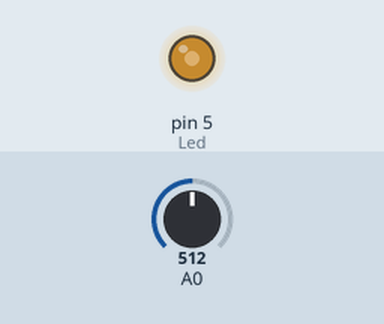
Recording of a sketch running on a simulated Arduino Uno, built with avr-gcc and run on an emulated ATmega328P. Shown: output pins drawn as LEDs (lit = HIGH). The inputs (shaded band) are chosen by the test bench; at power-on: A0 = 512.

Above: at 1.2 s.
1.3 s: A0 set to 716
At 2.0 s:
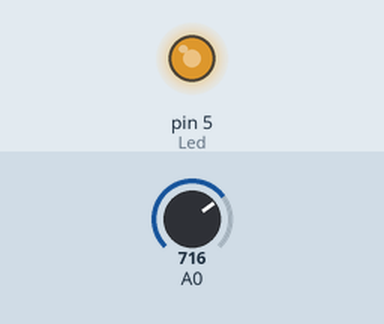
2.8 s: A0 set to 900
At 3.1 s:
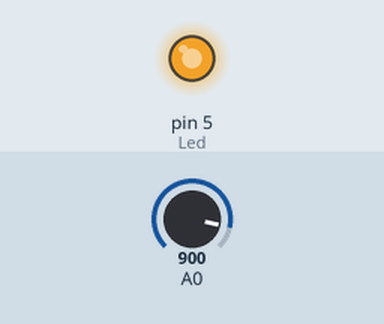
4.3 s: A0 set to 122
At 5.5 s:
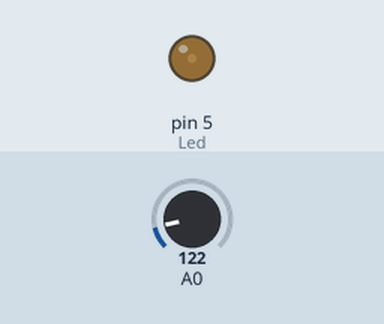
5.8 s: A0 set to 0
At 6.6 s:
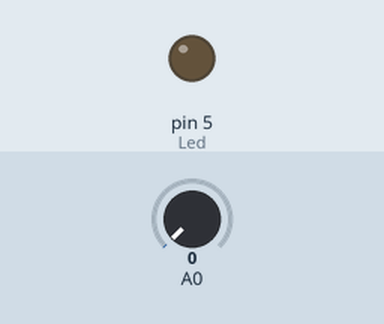
Timing chart, 0 to 8.3 s (numbered marks = the images above; inputs shaded):
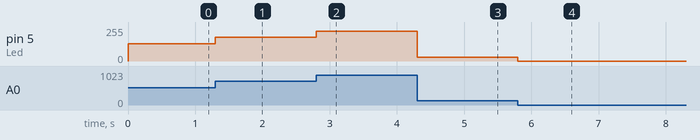

Measured:
- after the input at 1.3 s, pin 5 (Led): 128/255 → 179/255 at once
- after the input at 2.8 s, pin 5 (Led): 179/255 → 225/255 at once
- after the input at 4.3 s, pin 5 (Led): 225/255 → 30/255 at once
- after the input at 5.8 s, pin 5 (Led): 30/255 → 0/255 at once

The sketch:

Septimo_Programa_-_Potenciometro___Led__Puertos_Analogicos_.ino
```cpp
/*
 * Hola a todos amigos de Youtube aqui les dejo el codigo de la septima programacion
 * en Arduino, o sea Potenciometro + Led por Puertos Analogicos.
 * Si todavia no viste el video te invito a que los veas por este
 * enlace: https://www.youtube.com/watch?v=6326KxXUgR8,
 * Si te gusto el video no te olvides suscribirte,
 * compartir y dejar tu Me Gusta para poder ir creciendo.
 * Recuerda que si tienes alguna duda sobre los videos que estoy subiendo
 * puedes grabarte exponiendo tu duda, subilo a mi pagina de Facebook
 * y en un proximo video te dare la respuesta.
 * Saludos.
 * Aprendiendo Electronica by Velazquez Jose
 */

int Pote = 0;   //Declaramos la variable "Pote" con un valor de 0.
int Led = 5;    //Declaramos la variable "Led" en el pin 5 digital.
int Brillo = 0; //Difinimos la variable "Brillo" con un valor de 0.

void setup() { //Configuracion de los Pines o Comunicacion Serial y Sensores
  pinMode(Led, OUTPUT); //Declaramos el pin 5 como salida por medio de su variable.
}

void loop() {  //Codigo a escribir "Ciclo Repetitivo"
  Pote = analogRead(A0);    //Leer el puerto analogico A0 por medio de la funcion "analogRead".
  Brillo = Pote / 4;        //Se divide por 4 ya que la funcion AnalogWrite trabaja con valores entre 0 a 255.
  analogWrite(Led, Brillo); //Con la Funcion "analogWrite" podemos asociar los valores obtenidos por la varible "Brillo".
}
```
